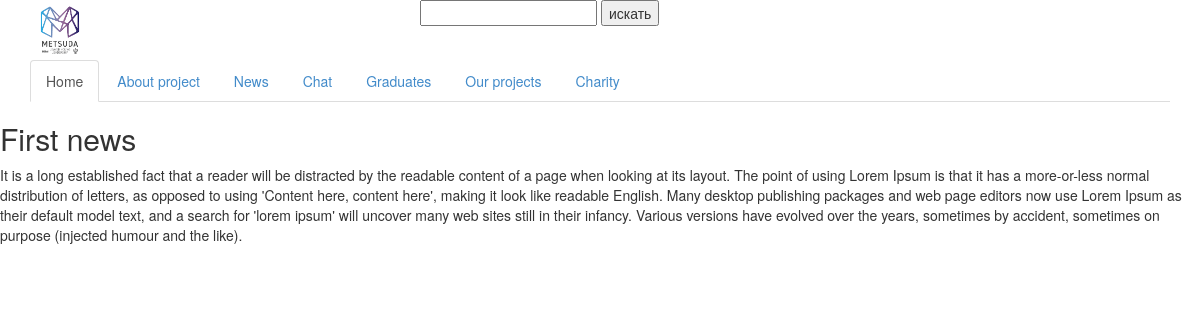
The page /news/1/ on the database its author committed.
### web_service/models.py (models this page shows, shortened)
class News(models.Model):
    item_title = models.CharField(max_length=110)
    item_text = models.TextField(max_length=3000)
    pub_date = models.DateTimeField('date published')
    published = models.BooleanField(default = True)
    category = models.ForeignKey(NewsCategory, on_delete=models.CASCADE)

### web_service/views.py (the view)
# urls.py: url(r'^news/(?P<pk>\d+)/$', views.single_news, name='single_news'),
def single_news(request, pk):
	news = News.objects.get(pk=pk)
	context ={
		'news': news,
	}
	return render(request, 'single_news.html',context )

### web_service/templates/single_news.html (shortened to what this page needs)
{%extends 'base.html'%}
{%block content%}
<h2>{{news.item_title}}</h2>
<p>{{news.item_text}}</p>
{%endblock content%}

### web_service/static/css/style.css (style rules this page uses)
* { transition: 0.5s; }

### rows shown on the page
News: item_title "First news", item_text "It is a long established fact that a reader will be distracted by the readable content of a page when looking at its layout. The point of using Lorem Ipsum is that it has a more-or-less normal distribution of letters, as opposed to using 'Content here, content here', making it look like readable English. Many desktop publishing packages and web page editors now use Lorem Ipsum as their default model text, and a search for 'lorem ipsum' will uncover many web sites still in their infancy. Various versions have evolved over the years, sometimes by accident, sometimes on purpose (injected humour and the like)."
